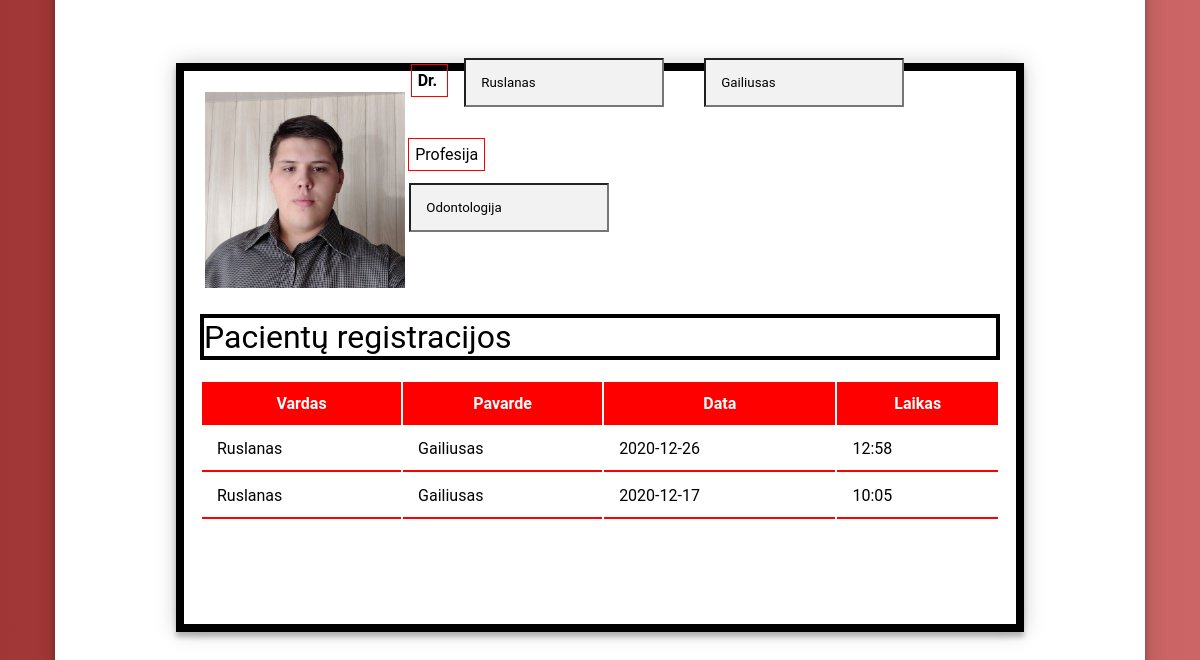
Before: /docCard.php (signed in, lower part) with the older database file.
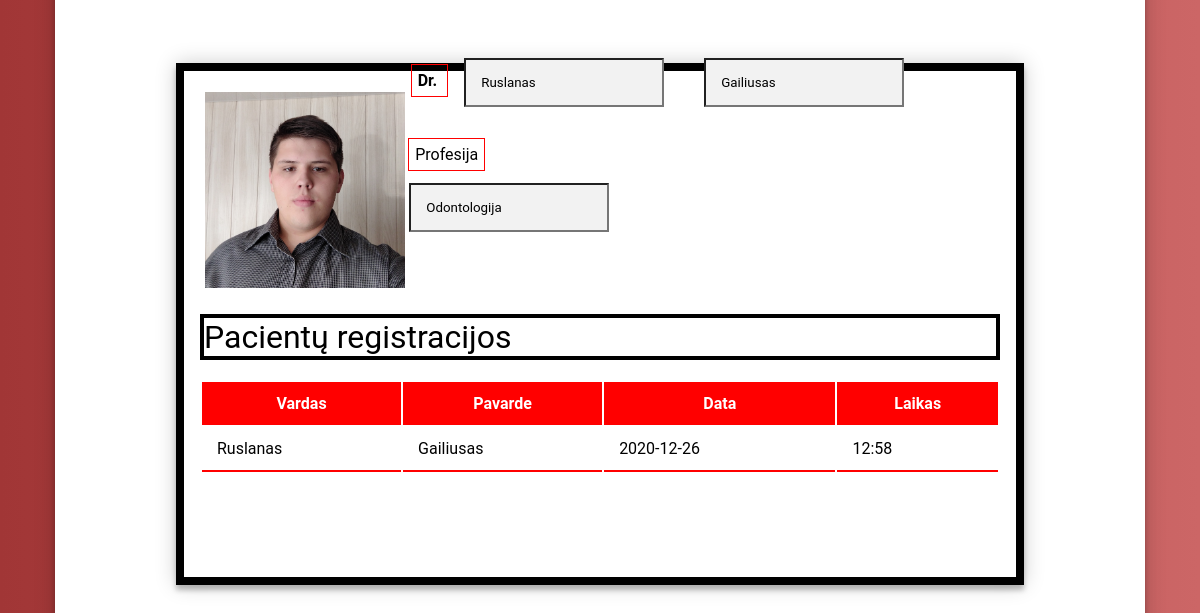
After: the same page with the newer database file.
### tables this page shows
CREATE TABLE `registrations` (
  `registration_id` int(11) NOT NULL,
  `user_id` int(11) NOT NULL,
  `doctor_id` int(11) NOT NULL,
  `username` varchar(100) NOT NULL,
  `lastname` varchar(100) NOT NULL,
  `profession` varchar(100) NOT NULL,
  `date` date NOT NULL,
  `time` varchar(100) NOT NULL
);

### docCard.php (the view, shortened to what this page needs)
<head>
  <link rel="stylesheet" href="style.css">
</head>
<div class="patient-page">
  <div class="card">
    <form class="patient-info">
    <div class="patient-info-card">
        <div style='width: 25%;height: 25%;padding:5px'>
        <img src=<?php echo $_SESSION['avatar'] ?> style='width: 100%; height: 100%'>
        </div>
            <b style="position: relative;top:-236px;left:21%;border:1px solid red; padding:6px"> Dr. </b>
            <?php
            $username = $_SESSION['username'];
            $lastname = $_SESSION['lastname'];
            $profession = $_SESSION['profession'];
            echo "<input style='position: relative;top:-235px;left:23%' type'text' value='$username' placeholder='Vardas' readonly style='width:240px'/>";
            echo "<input style='position: relative;top:-235px;left:28%'type='text' value='$lastname' placeholder='Pavardė' readonly style='width:240px'/>";
            echo "<label style='position: relative;left:-34%; top:-162px;border:1px solid red; padding:6px'>Profesija</label>";
            echo "<input style='position: relative;top:-110px;left:-43.5%' type='text' value='$profession' placeholder='Profesija' readonly/>";
            ?>
<p style="border: 4px solid;font-size:32px;text-align:left;position: relative; top:-75px; width:99%;">Pacientų registracijos</p>
        <?php
        require_once "connect.php";
        $mysqli = new mysqli($host,$db_user,$db_password, $db_name);
        $sql = "SELECT  username, lastname, date, time FROM registrations WHERE doctor_id=$_SESSION[id]";
        $select_query = mysqli_query($mysqli, $sql);
        ?>
<table class="doctors-table" style="width:100%; position: relative;top:-87px;">
    <thead>
<tr>
<th>Vardas</th>
<th>Pavarde</th>
<th>Data</th>
<th>Laikas</th>
</tr>
    </thead>
    <tbody>
    <?php
    while($row = mysqli_fetch_assoc($select_query)){
    ?>
<tr>
  <td><?php echo $row['username']?></td>
  <td><?php echo $row['lastname']?></td>
  <td><?php echo $row['date']?></td>
  <td><?php echo $row['time']?></td>
</tr>
    <?php } ?>
    </tbody>
</table>
      </div>
      </form>
    </div>
  </div>

### style.css (style rules this page uses)
.card { position: relative; z-index: 1; background: #FFFFFF; max-width: 1000px; margin: 0 auto 100px; padding: 45px; text-align: center; box-shadow: 0 0 20px 0 rgba(0, 0, 0, 0.2), 0 5px 5px 0 rgba(0, 0, 0, 0.24); }
.patient-info-card { border: 8px solid; position: relative; z-index: 1; background: #FFFFFF; max-width: 80%; margin: 0 auto 50px; padding: 16px; text-align: center; box-shadow: 0 0 20px 0 rgba(0, 0, 0, 0.2), 0 5px 5px 0 rgba(0, 0, 0, 0.24); }
.card input { font-family: "Roboto", sans-serif; outline: 0; background: #f2f2f2; width: 25%; margin: 0 0 15px; padding: 15px; }
.doctors-table tbody td { border-bottom: 2px solid red; }
.doctors-table thead tr { background-color: red; color:white; text-align: center; font-weight: bold; }
.doctors-table th, .doctors-table td { padding: 12px 15px; }

Changed rows visible on the page:
removed registrations: username "Ruslanas", lastname "Gailiusas", date "2020-12-17", time "10:05"
